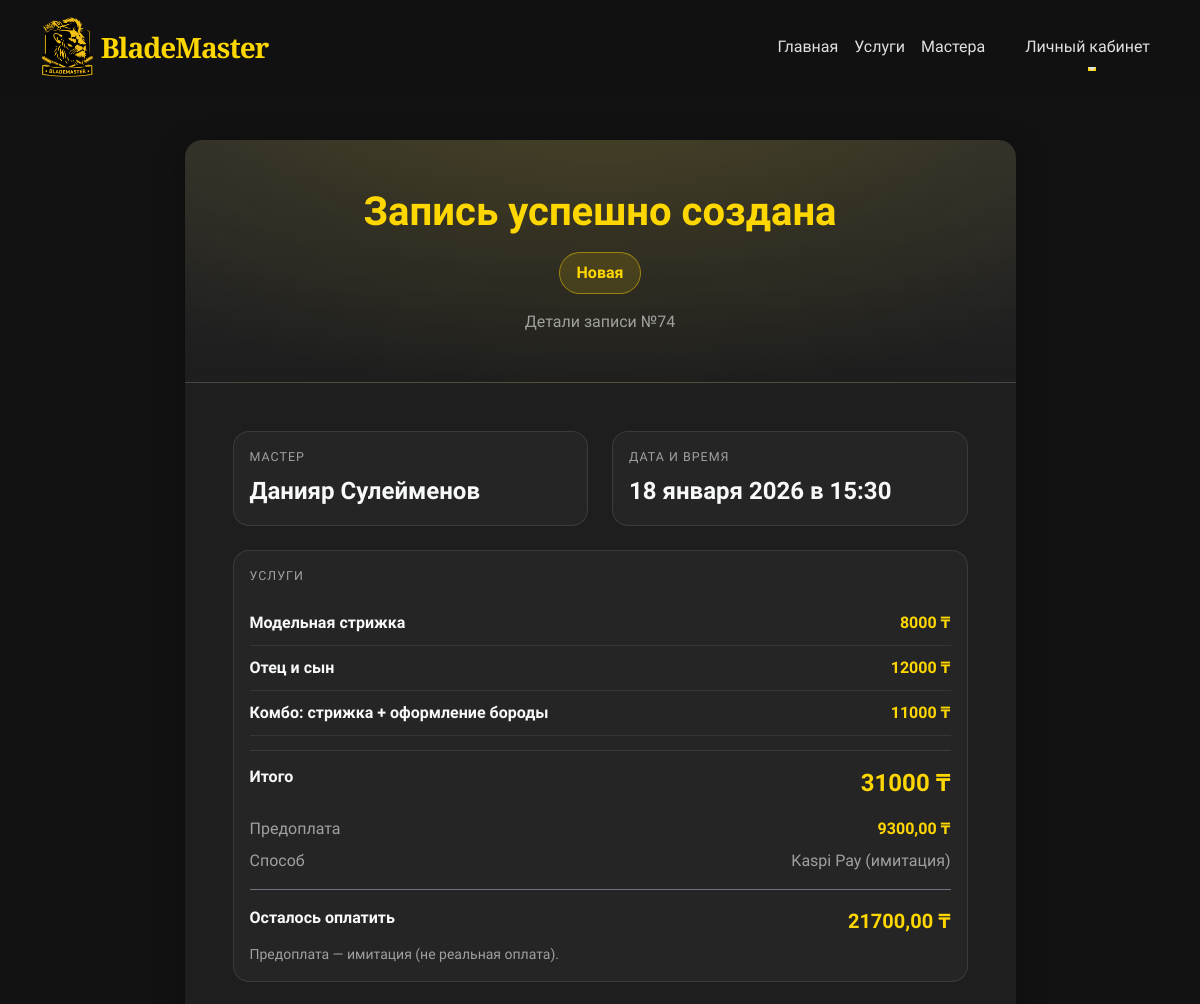
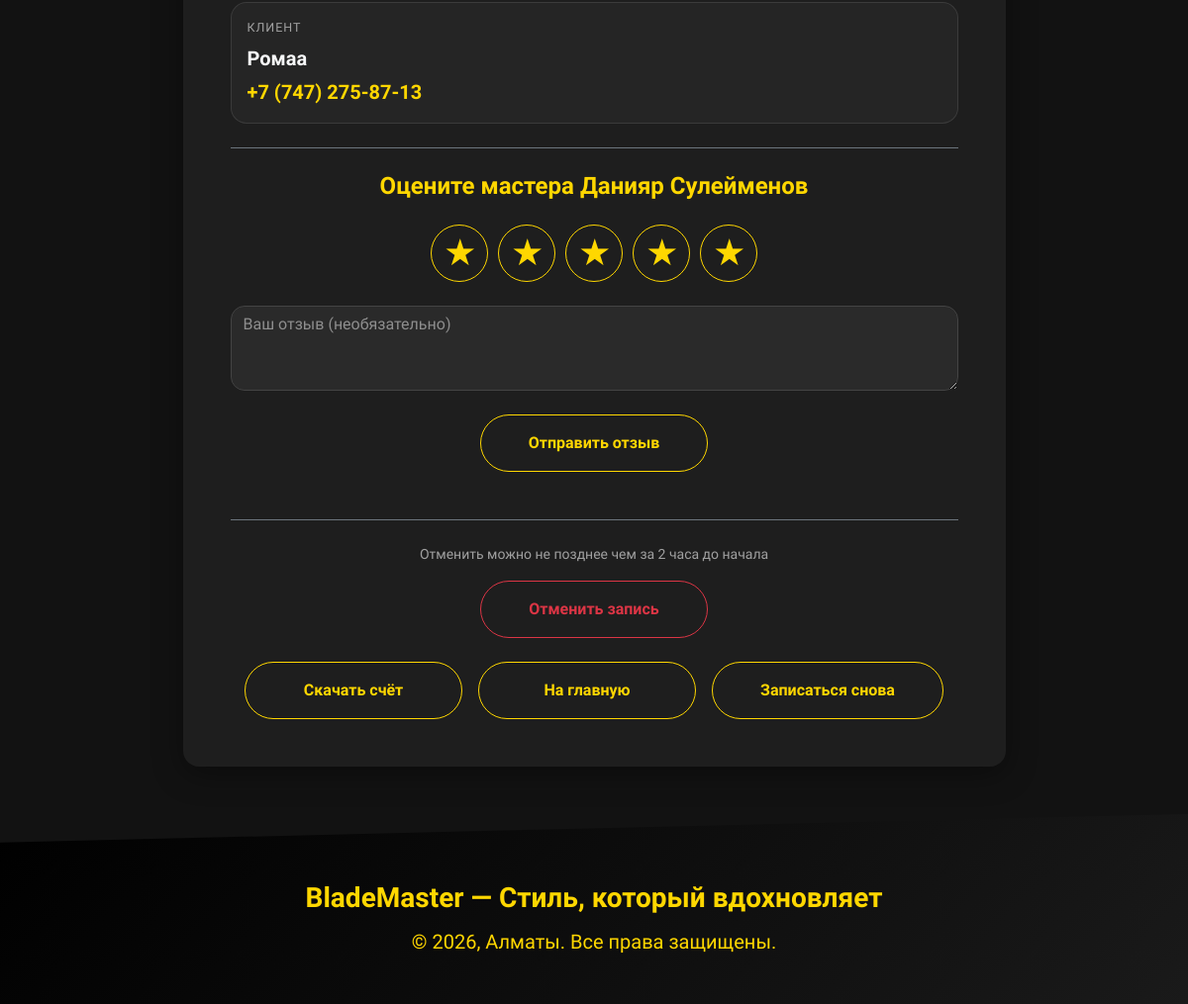
Screenshot of /appointment/74/success/ with the database file from the repository (2 pictures, top to bottom).
### core/models.py (models this page shows, shortened)
class Appointment(models.Model):
    client_name = models.CharField("Имя клиента", max_length=100)
    client_phone = models.CharField("Телефон клиента", max_length=20)
    client_email = models.EmailField("Email клиента", blank=True, null=True)
    service = models.ManyToManyField(Service, verbose_name="Выбранные услуги")
    master = models.ForeignKey(Master, on_delete=models.CASCADE, verbose_name="Мастер")
    date = models.DateField("Дата записи")
    time = models.TimeField("Время записи")
    status = models.CharField("Статус записи", max_length=20, choices=[
        ('new', 'Новая'),
        ('confirmed', 'Подтверждена'),
        ('completed', 'Выполнена'),
        ('cancelled', 'Отменена'),
        ('no_show', 'Не пришёл'),
    ], default='new')
    created_at = models.DateTimeField("Дата и время создания записи", auto_now_add=True)
    prepayment_amount = models.DecimalField(max_digits=10, decimal_places=2, default=0, verbose_name="Сумма предоплаты")
    prepayment_paid = models.BooleanField(default=False, verbose_name="Предоплата оплачена")
    prepayment_method = models.CharField(max_length=50, blank=True, verbose_name="Способ предоплаты")
    class Meta:
        verbose_name = "Запись"
        verbose_name_plural = "Записи клиентов"
    def total_price(self):
        return sum(service.price for service in self.service.all())

class Master(models.Model):
    full_name = models.CharField("ФИО мастера", max_length=100)
    description = models.TextField("Описание / о себе", blank=True)
    photo = models.ImageField("Фотография мастера", upload_to='masters/', blank=True, null=True)
    user = models.OneToOneField(User, on_delete=models.SET_NULL, null=True, blank=True, related_name='master_profile')
    class Meta:
        verbose_name = "Мастер"
        verbose_name_plural = "Мастера"

class Service(models.Model):
    name = models.CharField("Название услуги", max_length=100)
    description = models.TextField("Описание услуги", blank=True)
    price = models.DecimalField("Цена (₸)", max_digits=10, decimal_places=0)
    duration = models.IntegerField("Длительность (в минутах)", default=60)
    category = models.CharField("Категория", max_length=50, choices=[
        ('haircut', 'Стрижки'),
        ('beard', 'Бритьё и оформление бороды'),
        ('care', 'Уход'),
        ('complex', 'Комплексные процедуры'),
    ], default='haircut')
    class Meta:
        verbose_name = "Услуга"
        verbose_name_plural = "Услуги"

### core/views.py (the view)
# urls.py: path('appointment/<int:appointment_id>/success/', views.book_success, name='book_success'),
def book_success(request, appointment_id):
    appointment = get_object_or_404(Appointment, id=appointment_id)
    total_price = appointment.total_price()
    prepay = appointment.prepayment_amount or Decimal("0.00")
    remaining = (Decimal(str(total_price)) - Decimal(str(prepay)))
    if remaining < 0:
        remaining = Decimal("0.00")
    return render(
        request,
        "core/book_success.html",
        {
            "appointment": appointment,
            "remaining_amount": remaining,
        }
    )

### core/templates/core/book_success.html (shortened to what this page needs)
{% extends 'base.html' %}
{% block content %}
<div class="container my-5 bm-page-wrap">
  <div class="row justify-content-center">
    <div class="col-lg-9 col-xxl-8">
      <div class="bm-card p-0 overflow-hidden">
        <div class="bm-status-hero p-4 p-md-5 text-center">
          <h1 class="display-6 fw-bold text-gold mb-2">
            {% if appointment.status == 'cancelled' %}
              Запись отменена
            {% elif appointment.status == 'completed' %}
              Услуга выполнена
            {% elif appointment.status == 'confirmed' %}
              Запись подтверждена
            {% else %}
              Запись успешно создана
            {% endif %}
          </h1>
          <div class="mt-3">
            <span class="bm-status-badge">
              {{ appointment.get_status_display }}
            </span>
          </div>
          <div class="text-muted mt-3">
            Детали записи №{{ appointment.id }}
          </div>
        </div>
        <div class="p-4 p-md-5">
          <div class="row g-4 mb-4">
            <div class="col-md-6">
              <div class="bm-detail-box h-100">
                <div class="bm-label">Мастер</div>
                <div class="fs-4 fw-semibold text-light">{{ appointment.master.full_name }}</div>
              </div>
            </div>
            <div class="col-md-6">
              <div class="bm-detail-box h-100">
                <div class="bm-label">Дата и время</div>
                <div class="fs-4 fw-semibold text-light">
                  {{ appointment.date|date:"d E Y" }} в {{ appointment.time|time:"H:i" }}
                </div>
              </div>
            </div>
          </div>
          <div class="bm-detail-box mb-4">
            <div class="bm-label mb-3">Услуги</div>
            {% for service in appointment.service.all %}
              <div class="bm-service-row">
                <div class="text-light fw-semibold">{{ service.name }}</div>
                <div class="text-gold fw-bold">{{ service.price }} ₸</div>
              </div>
            {% endfor %}
            <div class="bm-total-row">
              <div class="text-light">Итого</div>
              <div class="text-gold fs-4">{{ appointment.total_price }} ₸</div>
            </div>
            {% if appointment.prepayment_amount and appointment.prepayment_amount|floatformat:0 != "0" %}
              <div class="mt-3">
                <div class="d-flex justify-content-between">
                  <div class="text-muted">Предоплата</div>
                  <div class="text-gold fw-bold">{{ appointment.prepayment_amount }} ₸</div>
                </div>
                <div class="d-flex justify-content-between mt-2">
                  <div class="text-muted">Способ</div>
                  <div class="text-muted">{{ appointment.prepayment_method|default:"(не указан)" }}</div>
                </div>
                <div class="d-flex justify-content-between mt-3 pt-3 border-top border-secondary">
                  <div class="text-light fw-bold">Осталось оплатить</div>
                  <div class="text-gold fw-bold fs-5">{{ remaining_amount }} ₸</div>
                </div>
                <div class="text-muted small mt-2">
                  Предоплата — имитация (не реальная оплата).
                </div>
              </div>
            {% else %}
              <div class="d-flex justify-content-between mt-3 pt-3 border-top border-secondary">
                <div class="text-muted">Оплата</div>
                <div class="text-muted">{{ appointment.prepayment_method|default:"На месте (не указан способ)" }}</div>
              </div>
            {% endif %}
          </div>
          <div class="bm-detail-box mb-4">
            <div class="bm-label">Клиент</div>
            <div class="d-flex flex-column flex-md-row justify-content-between gap-2">
              <div>
                <div class="fs-5 fw-semibold text-light mb-1">{{ appointment.client_name }}</div>
                <a href="tel:{{ appointment.client_phone }}" class="text-gold text-decoration-none fs-5 fw-bold">
                  {{ appointment.client_phone }}
                </a>
              </div>
            </div>
          </div>
          {% if appointment.status != 'cancelled' %}
            {% if not appointment.review %}
              <div class="border-top border-secondary pt-4 mt-4">
                <h4 class="text-center mb-4 text-gold fw-bold">
                  Оцените мастера {{ appointment.master.full_name }}
                </h4>
                <form method="post" action="{% url 'add_review' appointment.id %}">
                  <div class="bm-stars-wrap mb-4">
                    {% for i in "12345" %}
                      <button type="button"
                              class="btn btn-outline-gold bm-star-btn star-btn"
                              data-value="{{ i }}">
                        <span>★</span>
                      </button>
                    {% endfor %}
                  </div>
                  <textarea name="comment"
                            class="form-control bm-input mb-4"
                            rows="3"
                            placeholder="Ваш отзыв (необязательно)"></textarea>
                  <div class="text-center">
                    <button type="submit"
                            class="btn btn-outline-gold px-5 py-3 rounded-pill fw-bold">
                      Отправить отзыв
                    </button>
                  </div>
                </form>
              </div>
            {% endif %}
          {% endif %}
          <div class="bm-actions text-center mt-5 pt-4 border-top border-secondary">
            {% if appointment.status == 'new' or appointment.status == 'confirmed' %}
              <div class="mb-4">
                <p class="text-muted small mb-3">Отменить можно не позднее чем за 2 часа до начала</p>
                <a href="{% url 'cancel_appointment' appointment.id %}"
                   class="btn btn-outline-danger px-5 py-3 rounded-pill fw-bold"
                   onclick="return confirm('Точно отменить запись?')">
                  Отменить запись
                </a>
              </div>
            {% elif appointment.status == 'cancelled' %}
              <p class="text-danger fw-semibold fs-5 mb-4">Запись отменена</p>
            {% endif %}
            <div class="d-grid d-md-flex justify-content-md-center gap-3 flex-wrap">
              {% if appointment.status != 'cancelled' %}
                <a href="{% url 'generate_invoice_pdf' appointment.id %}"
                   class="btn btn-outline-gold px-5 py-3 rounded-pill fw-bold"
                   target="_blank">
                  Скачать счёт
                </a>
              {% endif %}
              <a href="/" class="btn btn-outline-gold px-5 py-3 rounded-pill fw-bold">На главную</a>
              <a href="/services/" class="btn btn-outline-gold px-5 py-3 rounded-pill fw-bold">Записаться снова</a>
            </div>
          </div>
        </div>
      </div>
    </div>
  </div>
</div>
{% endblock %}

### core/templates/base.html (style rules this page uses)
:root { --bg-primary: #121212; --bg-secondary: #1E1E1E; --bg-input: #2A2A2A; --text-primary: #E0E0E0; --text-muted: #A0A0A0; --gold: #FFD700; --gold-dark: #D4AF37; }
body { font-family: 'Urbanist', sans-serif; background-color: var(--bg-primary); color: var(--text-primary); min-height: 100vh; padding-top: 80px; margin: 0; }
.btn-gold, .btn-outline-gold { font-weight: 600; border-radius: 50px; transition: all 0.25s ease; }
.btn-outline-gold { border-color: var(--gold); color: var(--gold); }
.text-gold { color: var(--gold) !important; }
.text-muted { color: var(--text-muted) !important; }
.bm-card { background: var(--bg-secondary); border-radius: 16px; box-shadow: 0 8px 30px rgba(0, 0, 0, 0.35); overflow: hidden; }
.bm-input, .bm-select { background-color: var(--bg-input) !important; color: var(--text-primary) !important; border: 1px solid #444 !important; border-radius: 14px; }
.bm-input::placeholder, .form-control.bm-input::placeholder { color: rgba(224, 224, 224, 0.55); }

### core/templates/core/book_success.html (style rules this page uses)
.bm-page-wrap { padding-top: 12px; }
.bm-status-hero { border-radius: 18px 18px 0 0; background: radial-gradient(1200px 600px at 50% -30%, rgba(255,215,0,0.14), transparent 55%), linear-gradient(180deg, rgba(255,255,255,0.06), transparent); border-bottom: 1px solid rgba(255,255,255,0.10); }
.bm-status-badge { display: inline-flex; align-items: center; gap: .5rem; font-weight: 800; border-radius: 999px; padding: .5rem 1.05rem; border: 1px solid rgba(255,215,0,0.45); background: rgba(255,215,0,0.12); color: var(--gold); font-size: 1rem; }
.bm-detail-box { background: rgba(255,255,255,0.03); border: 1px solid rgba(255,255,255,0.10); border-radius: 16px; padding: 16px; }
.bm-label { font-size: .78rem; letter-spacing: .08em; text-transform: uppercase; color: var(--text-muted); margin-bottom: 6px; }
.bm-service-row { display: flex; justify-content: space-between; gap: 14px; padding: 10px 0; border-bottom: 1px solid rgba(255,255,255,0.08); }
.bm-total-row { display: flex; justify-content: space-between; gap: 14px; padding-top: 14px; margin-top: 14px; border-top: 1px solid rgba(255,255,255,0.10); font-weight: 800; }
.bm-stars-wrap { display: flex; justify-content: center; gap: 10px; flex-wrap: nowrap; }
.bm-star-btn { width: 58px; height: 58px; border-radius: 999px; display: inline-flex; align-items: center; justify-content: center; padding: 0; }
.bm-star-btn span { line-height: 1; font-size: 2rem; }
.bm-actions .btn { width: 100%; }
@media (min-width: 768px) { .bm-actions .btn { width: auto; min-width: 220px; } }

### rows the page displays
Appointment: status "Новая", id "74", master.full_name "Данияр Сулейменов", date "18 января 2026", time "15:30", total_price "31000", prepayment_amount "9300,00", prepayment_method "Kaspi Pay (имитация)", client_name "Ромаа", client_phone "+7 (747) 275-87-13"
Service: name "Модельная стрижка", price "8000"
Service: name "Отец и сын", price "12000"
Service: name "Комбо: стрижка + оформление бороды", price "11000"

### other values shown
{{ remaining_amount }} "21700,00"
